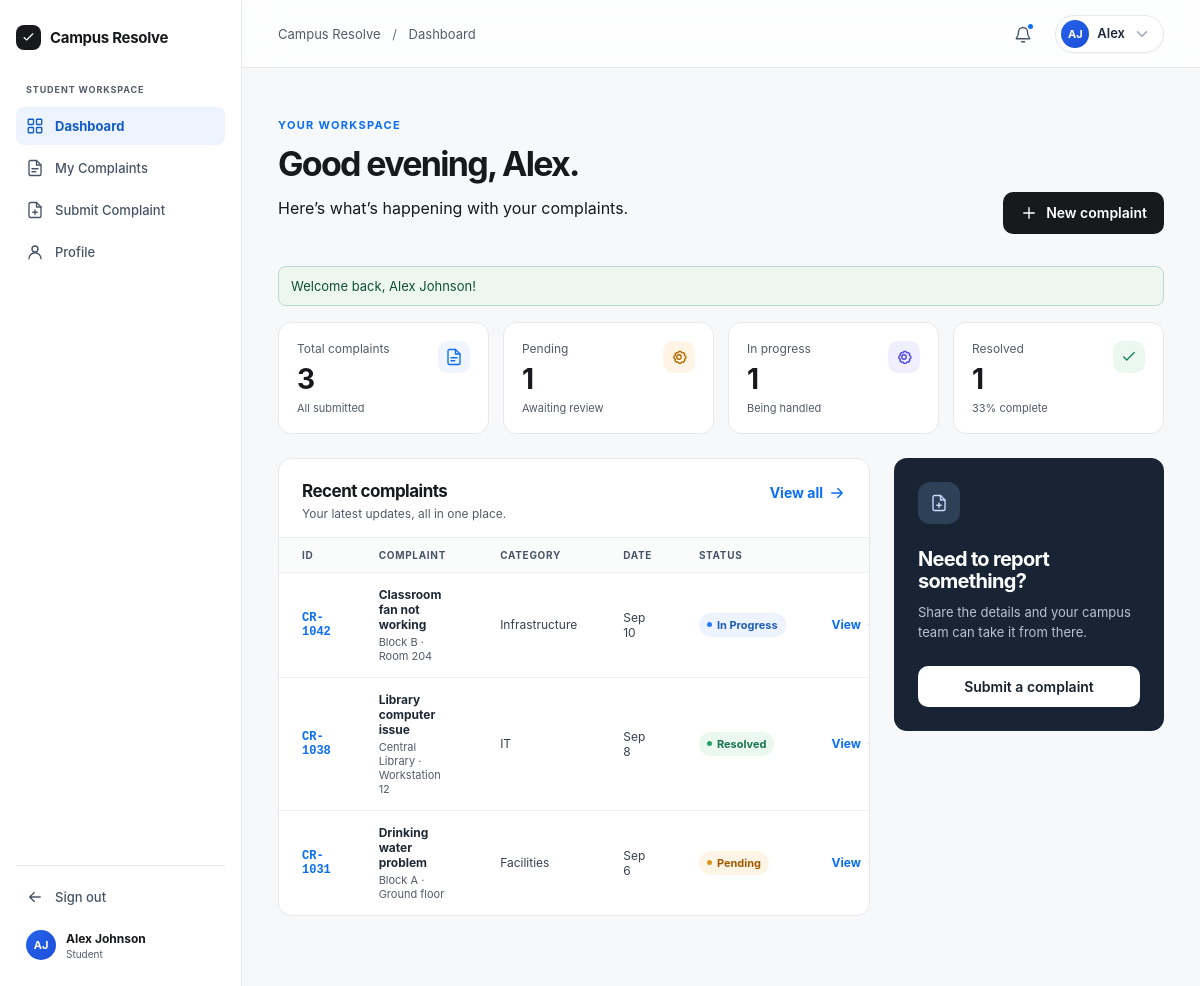
The page /student/dashboard.php (signed in) on the database its author committed.
### tables this page shows
CREATE TABLE `complaints` (
  `id` INT AUTO_INCREMENT PRIMARY KEY,
  `complaint_code` VARCHAR(20) NOT NULL UNIQUE,
  `user_id` INT NOT NULL,
  `title` VARCHAR(200) NOT NULL,
  `category` ENUM('Infrastructure', 'IT', 'Facilities', 'Laboratory', 'Other') NOT NULL,
  `location` VARCHAR(150) NOT NULL,
  `description` TEXT NOT NULL,
  `attachment` VARCHAR(255) DEFAULT NULL,
  `status` ENUM('Pending', 'In Progress', 'Resolved', 'Rejected') NOT NULL DEFAULT 'Pending',
  `created_at` DATETIME NOT NULL DEFAULT CURRENT_TIMESTAMP,
  `updated_at` DATETIME NOT NULL DEFAULT CURRENT_TIMESTAMP ON UPDATE CURRENT_TIMESTAMP,
  CONSTRAINT `fk_complaints_user` FOREIGN KEY (`user_id`) REFERENCES `users` (`id`) ON DELETE CASCADE
);

### includes/auth_check_student.php (called while the page is built, shortened)
<?php
require_once __DIR__ . '/auth.php';
$base = $base ?? '../';

### includes/auth.php (called while the page is built, shortened)
<?php
function current_user(): ?array {
    return $_SESSION['user'] ?? null;
}
function get_flash(bool $clearCache = false): ?array {
    static $cached = null;
    if (isset($_SESSION['flash'])) {
        $cached = $_SESSION['flash'];
    }
    return $cached;
}

### student/dashboard.php (the view, shortened to what this page needs)
<?php
$base = '../';
require_once __DIR__ . '/../config/db_connect.php';
require_once __DIR__ . '/../includes/auth.php';
require_once __DIR__ . '/../includes/helpers.php';
require_once __DIR__ . '/../includes/auth_check_student.php';
$currentUser = current_user();
$userId = (int)($currentUser['id'] ?? 0);
$fullName = $currentUser['name'] ?? 'Student';
$firstName = explode(' ', trim($fullName))[0];
$hour = (int)date('G');
if ($hour < 12) {
    $greeting = 'Good morning';
} elseif ($hour < 17) {
    $greeting = 'Good afternoon';
} else {
    $greeting = 'Good evening';
}
$stats = [
    'total'       => 0,
    'pending'     => 0,
    'in_progress' => 0,
    'resolved'    => 0,
    'rate'        => 0,
];
$recentComplaints = [];
if (isset($pdo)) {
    try {
        $stmt = $pdo->prepare("SELECT COUNT(*) FROM `complaints` WHERE `user_id` = ?");
        $stmt->execute([$userId]);
        $stats['total'] = (int)$stmt->fetchColumn();
        $stmt = $pdo->prepare("SELECT COUNT(*) FROM `complaints` WHERE `user_id` = ? AND `status` = 'Pending'");
        $stmt->execute([$userId]);
        $stats['pending'] = (int)$stmt->fetchColumn();
        $stmt = $pdo->prepare("SELECT COUNT(*) FROM `complaints` WHERE `user_id` = ? AND `status` IN ('In Progress', 'Under Review')");
        $stmt->execute([$userId]);
        $stats['in_progress'] = (int)$stmt->fetchColumn();
        $stmt = $pdo->prepare("SELECT COUNT(*) FROM `complaints` WHERE `user_id` = ? AND `status` = 'Resolved'");
        $stmt->execute([$userId]);
        $stats['resolved'] = (int)$stmt->fetchColumn();
        if ($stats['total'] > 0) {
            $stats['rate'] = (int)round(($stats['resolved'] / $stats['total']) * 100);
        }
        $stmt = $pdo->prepare("SELECT `id`, `complaint_code`, `title`, `category`, `location`, `status`, `created_at`
                               FROM `complaints`
                               WHERE `user_id` = ?
                               ORDER BY `created_at` DESC
                               LIMIT 5");
        $stmt->execute([$userId]);
        $recentComplaints = $stmt->fetchAll();
    } catch (PDOException $e) {
        error_log("Dashboard query exception: " . $e->getMessage());
    }
}
?>
<!doctype html>
<html lang="en">
  <head>
    <link rel="stylesheet" href="<?= $base ?>assets/css/styles.css?v=<?= time() ?>" />
  </head>
  <body>
    <div class="app-shell">
      <?php require __DIR__ . '/../includes/student-sidebar.php'; ?>
      <div class="app-body">
        <?php require __DIR__ . '/../includes/header.php'; ?>
        <main id="main-content" class="app-main">
          <section class="page-head dashboard-head">
            <div>
              <p class="eyebrow">Your workspace</p>
              <h1><?= e($greeting) ?>, <?= e($firstName) ?>.</h1>
              <p>Here’s what’s happening with your complaints.</p>
            </div>
            <a class="button primary" href="<?= $base ?>student/submit_complaint.php">
              <svg class="icon"><use href="<?= $base ?>icons.svg#i-plus" /></svg>New complaint
            </a>
          </section>
          <?php $flash = get_flash(); if ($flash): ?>
            <div class="form-alert <?= ($flash['type'] ?? '') === 'success' ? 'success' : '' ?>" role="<?= ($flash['type'] ?? '') === 'success' ? 'status' : 'alert' ?>">
              <?= e($flash['message']) ?>
            </div>
          <?php endif; ?>
          <section class="stats-grid">
            <article class="stat-card">
              <div>
                <p>Total complaints</p>
                <strong><?= $stats['total'] ?></strong>
                <span>All submitted</span>
              </div>
              <span class="stat-icon total">
                <svg class="icon"><use href="<?= $base ?>icons.svg#i-doc" /></svg>
              </span>
            </article>
            <article class="stat-card">
              <div>
                <p>Pending</p>
                <strong><?= $stats['pending'] ?></strong>
                <span>Awaiting review</span>
              </div>
              <span class="stat-icon pending">
                <svg class="icon"><use href="<?= $base ?>icons.svg#i-settings" /></svg>
              </span>
            </article>
            <article class="stat-card">
              <div>
                <p>In progress</p>
                <strong><?= $stats['in_progress'] ?></strong>
                <span>Being handled</span>
              </div>
              <span class="stat-icon progress">
                <svg class="icon"><use href="<?= $base ?>icons.svg#i-settings" /></svg>
              </span>
            </article>
            <article class="stat-card">
              <div>
                <p>Resolved</p>
                <strong><?= $stats['resolved'] ?></strong>
                <span><?= $stats['rate'] ?>% complete</span>
              </div>
              <span class="stat-icon resolved">
                <svg class="icon"><use href="<?= $base ?>icons.svg#i-check" /></svg>
              </span>
            </article>
          </section>
          <section class="content-grid">
            <div class="panel recent-panel">
              <div class="panel-head">
                <div>
                  <h2>Recent complaints</h2>
                  <p>Your latest updates, all in one place.</p>
                </div>
                <a class="text-button" href="<?= $base ?>student/complaints.php">
                  View all
                  <svg class="icon" width="18" height="18"><use href="<?= $base ?>icons.svg#i-arrow" /></svg>
                </a>
              </div>
              <div class="responsive-table">
                <?php if (!empty($recentComplaints)): ?>
                  <table>
                    <thead>
                      <tr>
                        <th>ID</th>
                        <th>Complaint</th>
                        <th>Category</th>
                        <th>Date</th>
                        <th>Status</th>
                        <th><span class="sr-only">Action</span></th>
                      </tr>
                    </thead>
                    <tbody>
                      <?php foreach ($recentComplaints as $c): ?>
                        <tr>
                          <td data-label="ID">
                            <a class="id-link" href="<?= $base ?>student/complaint_details.php?id=<?= (int)$c['id'] ?>">
                              <?= e($c['complaint_code']) ?>
                            </a>
                          </td>
                          <td data-label="Complaint">
                            <strong><?= e($c['title']) ?></strong>
                            <small><?= e($c['location']) ?></small>
                          </td>
                          <td data-label="Category"><?= e($c['category']) ?></td>
                          <td data-label="Date"><?= format_date($c['created_at']) ?></td>
                          <td data-label="Status">
                            <?= status_badge($c['status']) ?>
                          </td>
                          <td>
                            <a class="view-link" href="<?= $base ?>student/complaint_details.php?id=<?= (int)$c['id'] ?>">
                              View
                              <svg class="icon" width="15" height="15"><use href="<?= $base ?>icons.svg#i-arrow" /></svg>
                            </a>
                          </td>
                        </tr>
                      <?php endforeach; ?>
                    </tbody>
                  </table>
                <?php endif; ?>
              </div>
            </div>
            <aside class="help-card">
              <div class="help-icon">
                <svg class="icon" width="24" height="24"><use href="<?= $base ?>icons.svg#i-file-plus" /></svg>
              </div>
              <h2>Need to report something?</h2>
              <p>Share the details and your campus team can take it from there.</p>
              <a class="button" href="<?= $base ?>student/submit_complaint.php">Submit a complaint</a>
            </aside>
          </section>
        </main>
      </div>
    </div>
    <?php require __DIR__ . '/../includes/footer.php'; ?>

### includes/helpers.php (shortened to what this page needs)
<?php
function e(?string $str): string {
    return htmlspecialchars((string)$str, ENT_QUOTES, 'UTF-8');
}
function status_badge(string $status): string {
    $normalized = strtolower(trim($status));
    $cls = 'pending';
    $label = 'Pending';
    if ($normalized === 'in progress' || $normalized === 'in-progress' || $normalized === 'under review') {
        $cls = 'in-progress';
        $label = 'In Progress';
    } elseif ($normalized === 'resolved' || $normalized === 'completed') {
        $cls = 'resolved';
        $label = 'Resolved';
    } elseif ($normalized === 'rejected') {
        $cls = 'rejected';
        $label = 'Rejected';
    }
    return '<span class="status ' . e($cls) . '"><i></i>' . e($label) . '</span>';
}
function format_date(?string $datetime, bool $includeYear = false): string {
    $timestamp = strtotime($datetime);
    return date($includeYear ? 'M j, Y' : 'M j', $timestamp);
}

### rows shown on the page
complaints: complaint_code "CR-1042", title "Classroom fan not working", location "Block B · Room 204", category "Infrastructure", created_at "Sep 10", status "In Progress"
complaints: complaint_code "CR-1038", title "Library computer issue", location "Central Library · Workstation 12", category "IT", created_at "Sep 8", status "Resolved"
complaints: complaint_code "CR-1031", title "Drinking water problem", location "Block A · Ground floor", category "Facilities", created_at "Sep 6"

### other values the page prints
$initials "AJ"
$name "Alex Johnson"
$crumb_title "Dashboard"
$first_name "Alex"
$greeting "Good evening"
$firstName "Alex"
$flash['message'] "Welcome back, Alex Johnson!"
$stats['total'] "3"
$stats['pending'] "1"
$stats['in_progress'] "1"
$stats['resolved'] "1"
$stats['rate'] "33"
